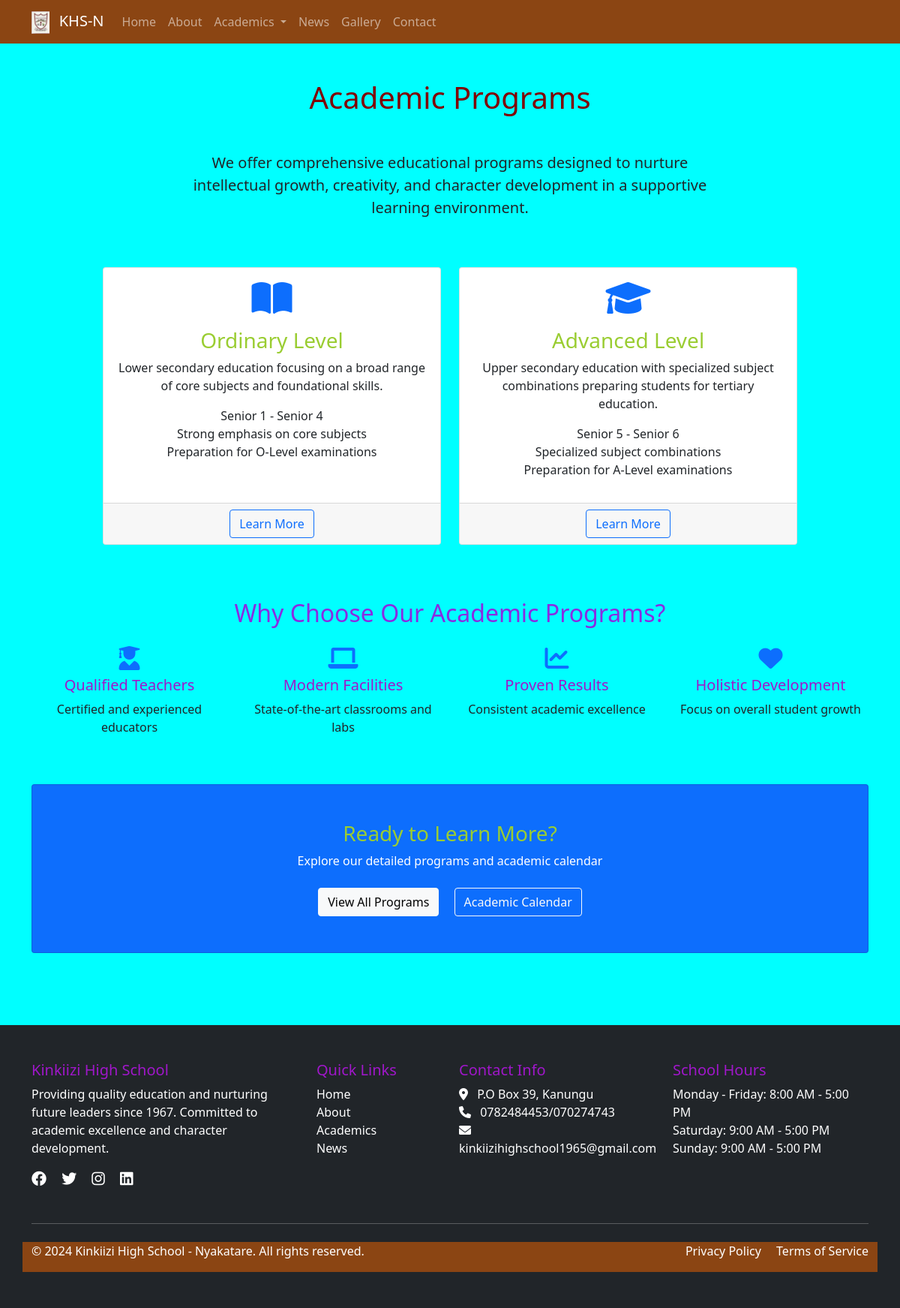
Screenshot of /academics/ with the database file from the repository.
### apps/contact/models.py (models this page shows, shortened)
class SiteSettings(models.Model):
    school_description = models.TextField(
        help_text="Description displayed in the footer"
    )
    facebook_url = models.URLField(blank=True, null=True, help_text="Facebook page URL")
    twitter_url = models.URLField(blank=True, null=True, help_text="Twitter profile URL")
    instagram_url = models.URLField(blank=True, null=True, help_text="Instagram profile URL")
    linkedin_url = models.URLField(blank=True, null=True, help_text="LinkedIn page URL")
    school_hours_weekdays = models.CharField(
        max_length=100,
        default="Monday - Friday: 8:00 AM - 3:00 PM",
        help_text="Weekday hours (e.g., Monday - Friday: 8:00 AM - 3:00 PM)"
    )
    school_hours_saturday = models.CharField(
        max_length=100,
        default="Saturday: 9:00 AM - 12:00 PM",
        help_text="Saturday hours"
    )
    school_hours_sunday = models.CharField(
        max_length=100,
        default="Sunday: Closed",
        help_text="Sunday hours"
    )
    copyright_text = models.CharField(
        max_length=200,
        default="© 2024 Our School. All rights reserved.",
        help_text="Copyright text displayed in footer"
    )
    privacy_policy_url = models.URLField(blank=True, null=True, help_text="Privacy Policy page URL")
    terms_of_service_url = models.URLField(blank=True, null=True, help_text="Terms of Service page URL")
    updated_at = models.DateTimeField(auto_now=True)
    class Meta:
        verbose_name_plural = "Site Settings"

class ContactInfo(models.Model):
    school_name = models.CharField(max_length=200)
    address = models.TextField()
    phone = models.CharField(max_length=20)
    email = models.EmailField()
    map_embed_code = models.TextField(help_text="Embed code for Google Maps")
    updated_at = models.DateTimeField(auto_now=True)
    class Meta:
        verbose_name_plural = "Contact Information"

### apps/academics/views.py (the view)
# urls.py: path('', AcademicsView.as_view(), name='academics'),
class AcademicsView(TemplateView):
    template_name = 'academics/index.html'
    def get_context_data(self, **kwargs):
        context = super().get_context_data(**kwargs)
        context['programs'] = Program.objects.filter(is_active=True)
        return context

### apps/contact/context_processors.py (called while the page is built)
def site_context(request):
    return {
        'contact_info': ContactInfo.objects.first(),
        'site_settings': SiteSettings.objects.first(),
    }

### templates/academics/index.html (shortened to what this page needs)
{% extends "base.html" %}
{% block content %}
<div class="container py-5">
    <h1 class="text-center mb-5">Academic Programs</h1>
    <div class="row mb-5">
        <div class="col-lg-8 mx-auto text-center">
            <p class="lead">We offer comprehensive educational programs designed to nurture intellectual growth, creativity, and character development in a supportive learning environment.</p>
        </div>
    </div>
    <div class="row justify-content-center">
        <div class="col-lg-5 mb-4">
            <div class="card h-100">
                <div class="card-body text-center">
                    <i class="fas fa-book-open fa-3x text-primary mb-3"></i>
                    <h3>Ordinary Level</h3>
                    <p>Lower secondary education focusing on a broad range of core subjects and foundational skills.</p>
                    <ul class="list-unstyled">
                        <li>Senior 1 - Senior 4</li>
                        <li>Strong emphasis on core subjects</li>
                        <li>Preparation for O-Level examinations</li>
                    </ul>
                </div>
                <div class="card-footer text-center">
                    <a href="{% url 'program_detail' 'ordinary' %}" class="btn btn-outline-primary">Learn More</a>
                </div>
            </div>
        </div>
        <div class="col-lg-5 mb-4">
            <div class="card h-100">
                <div class="card-body text-center">
                    <i class="fas fa-graduation-cap fa-3x text-primary mb-3"></i>
                    <h3>Advanced Level</h3>
                    <p>Upper secondary education with specialized subject combinations preparing students for tertiary education.</p>
                    <ul class="list-unstyled">
                        <li>Senior 5 - Senior 6</li>
                        <li>Specialized subject combinations</li>
                        <li>Preparation for A-Level examinations</li>
                    </ul>
                </div>
                <div class="card-footer text-center">
                    <a href="{% url 'program_detail' 'advanced' %}" class="btn btn-outline-primary">Learn More</a>
                </div>
            </div>
        </div>
    </div>
    <div class="row mt-5">
        <div class="col-12">
            <h2 class="text-center mb-4">Why Choose Our Academic Programs?</h2>
            <div class="row text-center">
                <div class="col-md-3">
                    <i class="fas fa-user-graduate fa-2x text-primary mb-2"></i>
                    <h5>Qualified Teachers</h5>
                    <p>Certified and experienced educators</p>
                </div>
                <div class="col-md-3">
                    <i class="fas fa-laptop fa-2x text-primary mb-2"></i>
                    <h5>Modern Facilities</h5>
                    <p>State-of-the-art classrooms and labs</p>
                </div>
                <div class="col-md-3">
                    <i class="fas fa-chart-line fa-2x text-primary mb-2"></i>
                    <h5>Proven Results</h5>
                    <p>Consistent academic excellence</p>
                </div>
                <div class="col-md-3">
                    <i class="fas fa-heart fa-2x text-primary mb-2"></i>
                    <h5>Holistic Development</h5>
                    <p>Focus on overall student growth</p>
                </div>
            </div>
        </div>
    </div>
    <div class="row mt-5">
        <div class="col-12 text-center">
            <div class="card bg-primary text-white">
                <div class="card-body py-5">
                    <h3>Ready to Learn More?</h3>
                    <p class="mb-4">Explore our detailed programs and academic calendar</p>
                    <a href="{% url 'programs' %}" class="btn btn-light me-3">View All Programs</a>
                    <a href="{% url 'calendar' %}" class="btn btn-outline-light">Academic Calendar</a>
                </div>
            </div>
        </div>
    </div>
</div>
{% endblock %}

### templates/partials/_footer.html (shortened to what this page needs)
<footer class="bg-dark text-white py-5 mt-5">
    <div class="container">
        <div class="row">
            <div class="col-lg-4 mb-4">
                <h5>Kinkiizi High School</h5>
                {% if site_settings and site_settings.school_description %}
                    <p>{{ site_settings.school_description }}</p>
                {% else %}
                    <p>Providing quality education and nurturing future leaders since 1990. Committed to academic excellence and character development.</p>
                {% endif %}
                <div class="social-links">
                    {% if site_settings %}
                        {% if site_settings.facebook_url %}
                            <a href="{{ site_settings.facebook_url }}" class="text-white me-3" target="_blank" rel="noopener noreferrer"><i class="fab fa-facebook fa-lg"></i></a>
                        {% endif %}
                        {% if site_settings.twitter_url %}
                            <a href="{{ site_settings.twitter_url }}" class="text-white me-3" target="_blank" rel="noopener noreferrer"><i class="fab fa-twitter fa-lg"></i></a>
                        {% endif %}
                        {% if site_settings.instagram_url %}
                            <a href="{{ site_settings.instagram_url }}" class="text-white me-3" target="_blank" rel="noopener noreferrer"><i class="fab fa-instagram fa-lg"></i></a>
                        {% endif %}
                        {% if site_settings.linkedin_url %}
                            <a href="{{ site_settings.linkedin_url }}" class="text-white" target="_blank" rel="noopener noreferrer"><i class="fab fa-linkedin fa-lg"></i></a>
                        {% endif %}
                    {% endif %}
                </div>
            </div>
            <div class="col-lg-2 mb-4">
                <h5>Quick Links</h5>
                <ul class="list-unstyled">
                    <li><a href="{% url 'home' %}" class="text-white text-decoration-none">Home</a></li>
                    <li><a href="{% url 'about' %}" class="text-white text-decoration-none">About</a></li>
                    <li><a href="{% url 'academics' %}" class="text-white text-decoration-none">Academics</a></li>
                    <li><a href="{% url 'news_list' %}" class="text-white text-decoration-none">News</a></li>
                </ul>
            </div>
            <div class="col-lg-3 mb-4">
                <h5>Contact Info</h5>
                <ul class="list-unstyled">
                    {% if contact_info %}
                        <li><i class="fas fa-map-marker-alt me-2"></i> {{ contact_info.address|linebreaksbr }}</li>
                        <li><i class="fas fa-phone me-2"></i> {{ contact_info.phone }}</li>
                        <li><i class="fas fa-envelope me-2"></i> {{ contact_info.email }}</li>
                    {% else %}
                        <li><i class="fas fa-map-marker-alt me-2"></i> 123 School Street, City</li>
                        <li><i class="fas fa-phone me-2"></i> (123) 456-7890</li>
                        <li><i class="fas fa-envelope me-2"></i> info@ourschool.edu</li>
                    {% endif %}
                </ul>
            </div>
            <div class="col-lg-3 mb-4">
                <h5>School Hours</h5>
                <ul class="list-unstyled">
                    {% if site_settings %}
                        <li>{{ site_settings.school_hours_weekdays }}</li>
                        <li>{{ site_settings.school_hours_saturday }}</li>
                        <li>{{ site_settings.school_hours_sunday }}</li>
                    {% else %}
                        <li>Monday - Friday: 8:00 AM - 3:00 PM</li>
                        <li>Saturday: 9:00 AM - 12:00 PM</li>
                        <li>Sunday: Closed</li>
                    {% endif %}
                </ul>
            </div>
        </div>
        <hr class="my-4">
        <div class="row">
            <div class="col-md-6" style="background-color: #8B4513;">
                <p>{% if site_settings %}{{ site_settings.copyright_text }}{% else %}&copy; 2024 Our School. All rights reserved.{% endif %}</p>
            </div>
            <div class="col-md-6 text-md-end" style="background-color: #8B4513;" >
                {% if site_settings %}
                    {% if site_settings.privacy_policy_url %}
                        <a href="{{ site_settings.privacy_policy_url }}" class="text-white text-decoration-none me-3">Privacy Policy</a>
                    {% endif %}
                    {% if site_settings.terms_of_service_url %}
                        <a href="{{ site_settings.terms_of_service_url }}" class="text-white text-decoration-none">Terms of Service</a>
                    {% endif %}
                {% else %}
                    <a href="#" class="text-white text-decoration-none me-3">Privacy Policy</a>
                    <a href="#" class="text-white text-decoration-none">Terms of Service</a>
                {% endif %}
            </div>
        </div>
    </div>
</footer>

### templates/academics/index.html (style rules this page uses)
body { background-color: cyan; }
h1 { color: maroon; }
h3 { color: yellowgreen; }
h2 { color: blueviolet; }
h5 { color: rgb(160, 23, 202); }

### templates/partials/_footer.html (style rules this page uses)
h5 { color: rgb(160, 23, 202); }

### rows the page displays
SiteSettings: school_description "Providing quality education and nurturing future leaders since 1967. Committed to academic excellence and character development.", school_hours_weekdays "Monday - Friday: 8:00 AM - 5:00 PM", school_hours_saturday "Saturday: 9:00 AM - 5:00 PM", school_hours_sunday "Sunday: 9:00 AM - 5:00 PM", copyright_text "© 2024 Kinkiizi High School - Nyakatare. All rights reserved."
ContactInfo: address "P.O Box 39, Kanungu", phone "0782484453/070274743", email "kinkiizihighschool1965@gmail.com"
